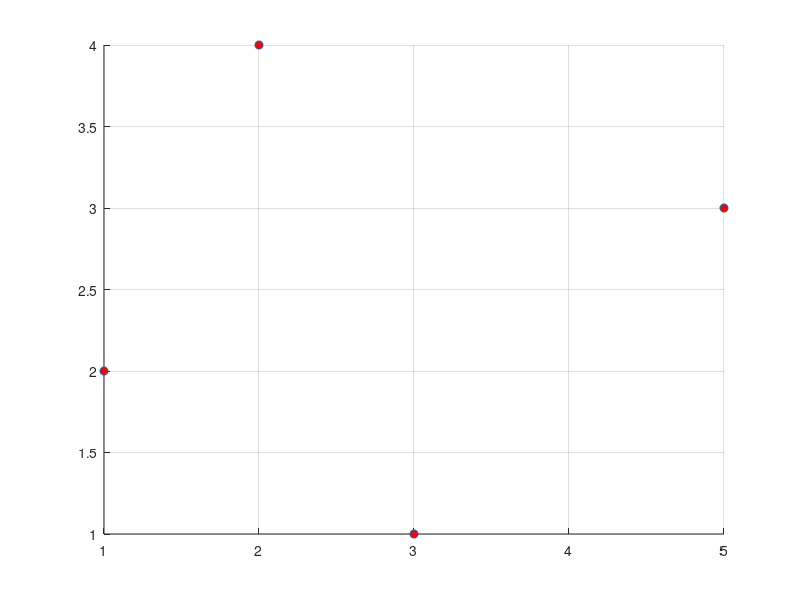

Recreate this plot in MATLAB. (Note: this script raises an error after producing the figure.)
x = [1 2 3 5];
y = [2 4 1 3];

figure()
hold on
plot(x,y,'o','MarkerFaceColor','r')
grid on
ax = gca;
ax.GridAlpha =.4;
%xlim([0.5,4.5])
%ylim([0.5,5.5])


Ls = createWeights(x);
poly = @(x) 0;
for i=1:length(Ls)
   poly = @(x) poly(x) + Ls{i}(x).*y(i);
end
%%
x_interp = 1:.1:5;
y_interp = poly(x_interp)
figure()
hold on
plot(x_interp,y_interp,'b','LineWidth',2)
plot(x,y,'o','MarkerFaceColor','r')
legend('Polinomio de Lagrange','Datos','Location','best')
grid on
ax = gca;
ax.GridAlpha =.4;
%xlim([0.5,4.5])
%ylim([0.5,5.5])
%%




function Ls = createWeights(x)
    n = length(x);
    for i =1:n
        Ls{i}= @(varin) 1;
        for j =1:n
            if j~=i
                Ls{i} = @(varin) Ls{i}(varin) .*(varin-x(j))./(x(i)-x(j));
            end
        end
    end
end